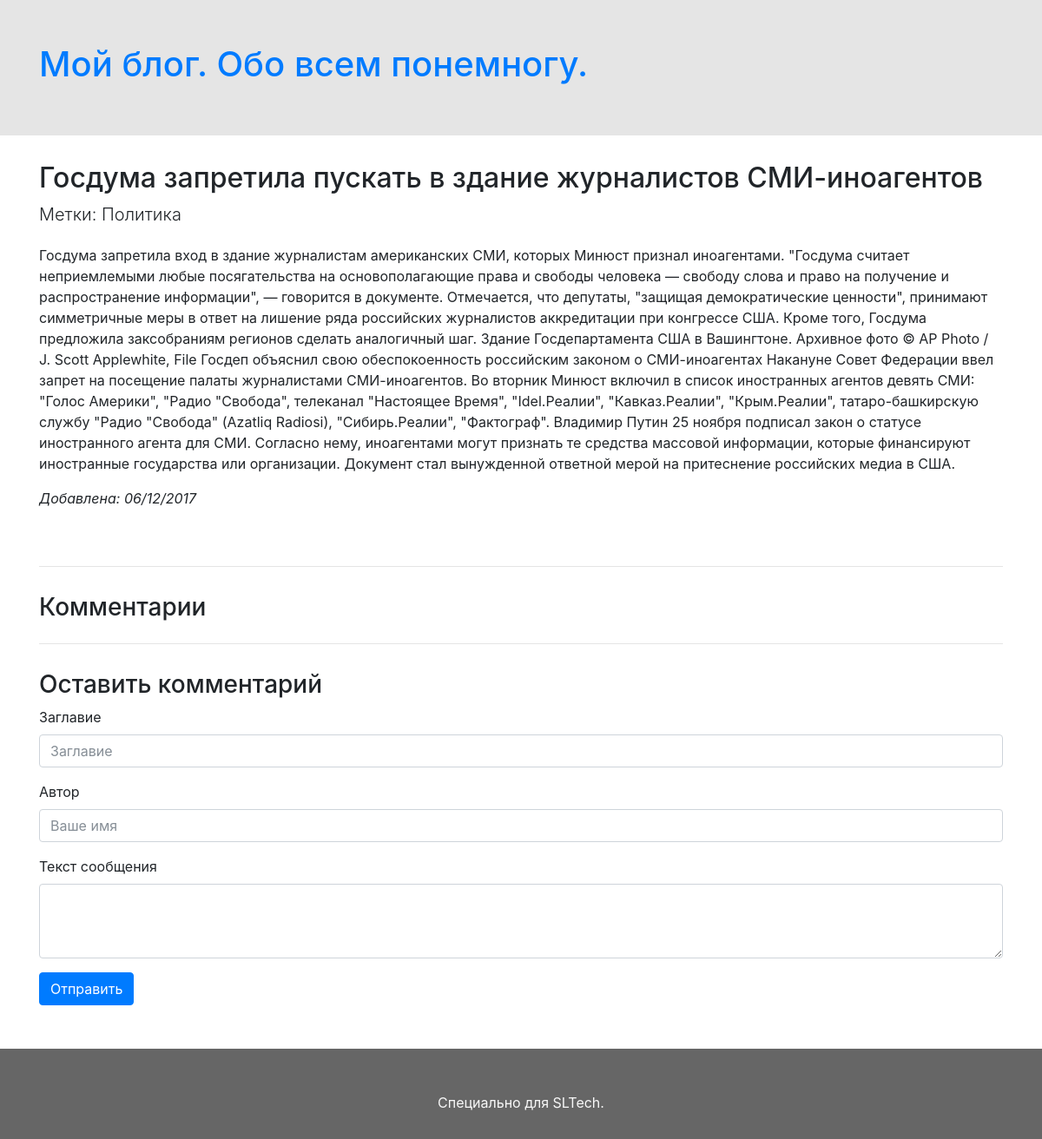
Screenshot of /3/ with the database file from the repository.
### blog/models.py (models this page shows, shortened)
class BaseModel(models.Model):
    created = models.DateTimeField(auto_now_add=True)
    title = models.CharField(max_length=200, blank=True, verbose_name='Название')
    body = models.TextField(verbose_name='Текст')
    class Meta:
        abstract = True
        ordering = ('-created',)

class Record(BaseModel):
    category = models.ForeignKey(to=Category, null=True, on_delete=models.SET_NULL,verbose_name='Категория')

class Category(models.Model):
    title = models.CharField(max_length=200, blank=True, verbose_name='Название')
    def __str__(self):
        return self.title

### blog/views.py (the view)
# urls.py: url(r'^(?P<pk>[0-9]+)/$', RecordDetailView.as_view(), name='record'),
class RecordDetailView(DetailView):
    model = Record
    context_object_name = 'record'

### templates/blog/record_detail.html (shortened to what this page needs)
{% extends 'blog/main.html' %}
{% block content %}
    <div class="row">
        <div class="col-12">
            <h2>{{ record.title }}</h2>
            <p class="lead">Метки: {{ record.category }}</p>
            <p>{{ record.body|safe}}</p>
            <div class="row" style="margin-bottom: 50px">
                <div class="col-5"><em>Добавлена: {{ record.created|date:"d/m/Y" }}</em></div>
            </div>
        </div>
    </div>
    <hr>
    <div class="row" style="margin-top: 30px">
        <div class="col-12">
        <h3>Комментарии</h3>
        </div>
    </div>
    <hr>
    <div class="row" style="margin-top: 30px">
        <div class="col-12">
            <h3>Оставить комментарий</h3>
            <form id="comment_form">
              <div class="form-group">
                <label for="title">Заглавие</label>
                <input type="text" class="form-control" id="title" placeholder="Заглавие">
              </div>
              <div class="form-group">
                <label for="author">Автор</label>
                <input type="text" class="form-control" id="author" placeholder="Ваше имя">
              </div>
              <div class="form-group">
                <label for="body">Текст сообщения</label>
                <textarea class="form-control" id="body" rows="3"></textarea>
              </div>
              <div class="btn btn-primary" id="send_comment">Отправить</div>
            </form>
        </div>
    </div>
{% endblock %}

### rows the page displays
Record: title "Госдума запретила пускать в здание журналистов СМИ-иноагентов‍", category "Политика", body "Госдума запретила вход в здание журналистам американских СМИ, которых Минюст признал иноагентами. \"Госдума считает неприемлемыми любые посягательства на основополагающие права и свободы человека — свободу слова и право на получение и распространение информации\", — говорится в документе. Отмечается, что депутаты, \"защищая демократические ценности\", принимают симметричные меры в ответ на лишение ряда российских журналистов аккредитации при конгрессе США. Кроме того, Госдума предложила заксобраниям регионов сделать аналогичный шаг. Здание Госдепартамента США в Вашингтоне. Архивное фото © AP Photo / J. Scott Applewhite, File Госдеп объяснил свою обеспокоенность российским законом о…", created "06/12/2017"
